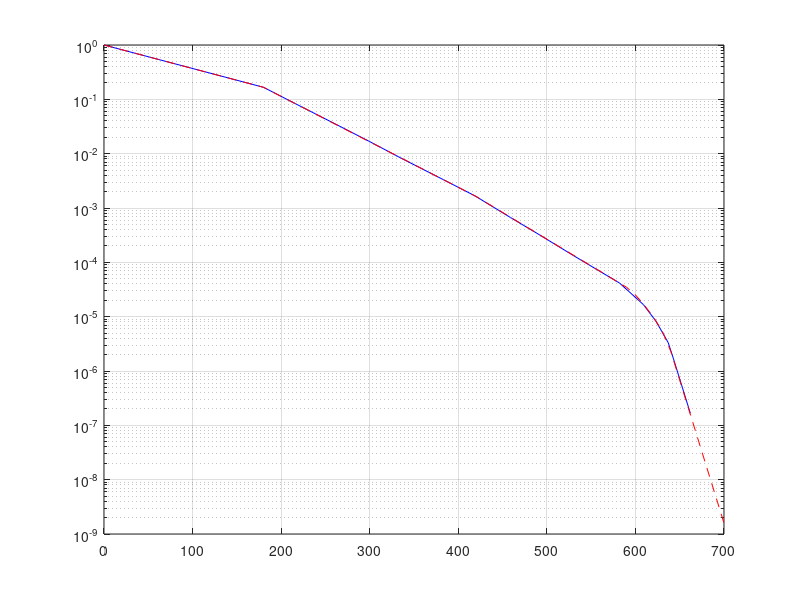

Recreate this plot in MATLAB.
% Checken dat invoerbestand met overstromingen en zonder onzekerheid uit
% Hydra-NL v2.2.1 hetzelfde is als dat uit PR3257.10.

clc
clear
close all
addpath 'Hulproutines\' 'Invoer\';

% Uit Hydra-NL v2.2.1:
Ovkans_Dalfsen_piekafvoer_2017=[...
      0.0           1.000E+00
      180.0           1.667E-01
      216.0           8.333E-02
      264.0           3.333E-02
      300.0           1.667E-02
      335.0           8.333E-03
      383.0           3.333E-03
      419.0           1.667E-03
      459.0           6.667E-04
      490.0           3.333E-04
      530.0           1.333E-04
      551.0           8.333E-05
      582.0           4.167E-05
      609.0           1.667E-05
      623.0           8.333E-06
      637.0           3.333E-06
      643.0           1.667E-06
      662.0           1.667E-07];
  
  
Ovkans_PR3257_10 =[...  
     0              1.000E+00
     180              1.667E-01
     400              2.401E-03
     410              1.980E-03
     420              1.633E-03
     590              3.471E-05
     600              2.509E-05
     610              1.627E-05
     620              9.943E-06
     630              5.556E-06
     640              2.284E-06
     650              6.796E-07
     700              1.584E-09];
 
 
 
 figure
 semilogy(Ovkans_Dalfsen_piekafvoer_2017(:,1), Ovkans_Dalfsen_piekafvoer_2017(:,2),'b')
 hold on; grid on
 semilogy(Ovkans_PR3257_10(:,1), Ovkans_PR3257_10(:,2),'r--')
 
 % Conclusie: ze zijn vrijwel exact gelijk.
 
